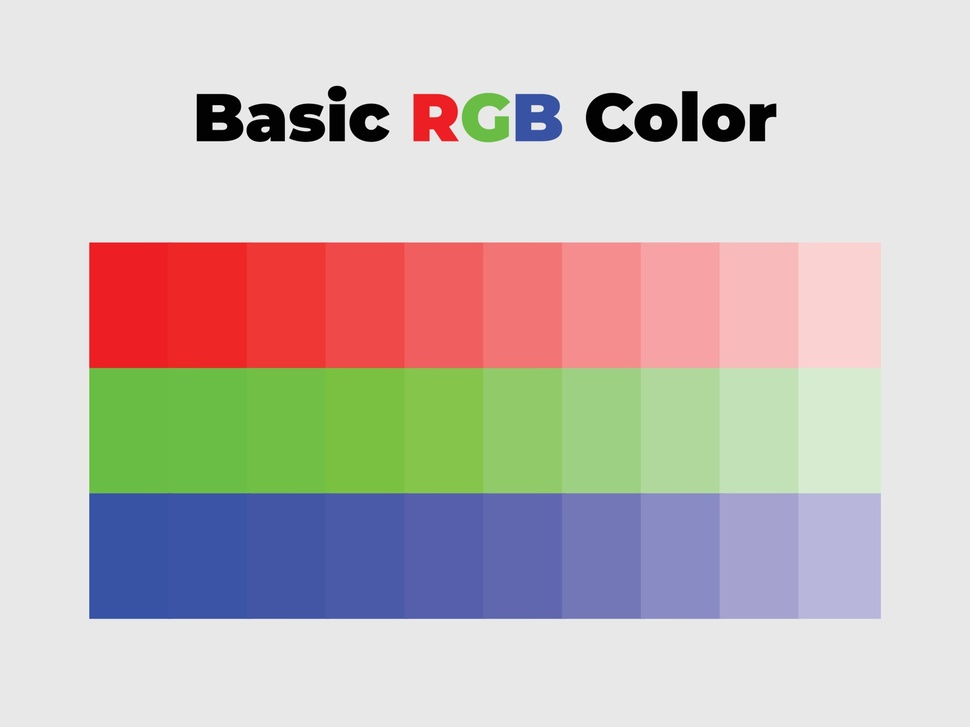
#> input picture code-example/example-images/basic-rgb-color.jpg, 970 x 727 px, shrunk from 1920 x 1440 before the run; its folder holds only this picture in this run
$ python binarized-image.py
#> lines starting #> are read from the running program, lines starting #| are printed output that depends on the picture; after the words box and inside, x2 and y2 are one past the last pixel; in counts of white or black regions, pixels touching at a corner belong together
import cv2

import os

import cv2


def img_to_gray(images_path):
    # '/Users/liuweijia/IdeaProjects/CV-BasicNote/code-example/example-images/qq-snooker.png'
    print("开始处理 images_path: ", images_path)
    # 根据文件全路径限定名获取文件名
    full_file_name = os.path.basename(images_path)
    # print(full_file_name)
    # 根据文件全路径限定名获取文件名和扩展名
    file_name, file_extension = os.path.splitext(full_file_name)

    # 读取灰度图像
    gray_image = cv2.imread(images_path, cv2.IMREAD_GRAYSCALE)

    # 二值化
    ret, binary_image = cv2.threshold(gray_image, 127, 255, cv2.THRESH_BINARY)

    # 将二值化图像保存到output文件夹中
    # 如果output文件夹不存在，则创建
    if not os.path.exists('output'):
        os.mkdir('output')
    cv2.imwrite('output/' + file_name + '-binary' + file_extension, binary_image)
    # 打印阈值
    print(ret)

    # # 在一个窗口中显示二值化后的图像
    # cv2.imshow('Binary Image', binary_image)
    # cv2.waitKey(0)
    # cv2.destroyAllWindows()


if __name__ == '__main__':
    # 获取当前工作目录
    current_path = os.getcwd()
    # print(current_path)
    # 获取上一层目录
    parent_path = os.path.dirname(current_path)
    # print(parent_path)
    # 获取上一层目录中的example-images目录
    example_images_path = os.path.join(parent_path, 'example-images')
    # print(example_images_path)
    # 获取其中所有文件
    files = os.listdir(example_images_path)
    # print(files)

    all_images_path = []
    # 遍历所有文件
    for file in files:
        # 获取文件的绝对路径
        file_path = os.path.join(example_images_path, file)
        print(file_path)
        # 将文件的绝对路径添加到列表中
        all_images_path.append(file_path)

    for image_path in all_images_path:
        img_to_gray(image_path)
#> in img_to_gray, `gray_image = cv2.imread(images_path, cv2.IMREAD_GRAYSCALE)`:
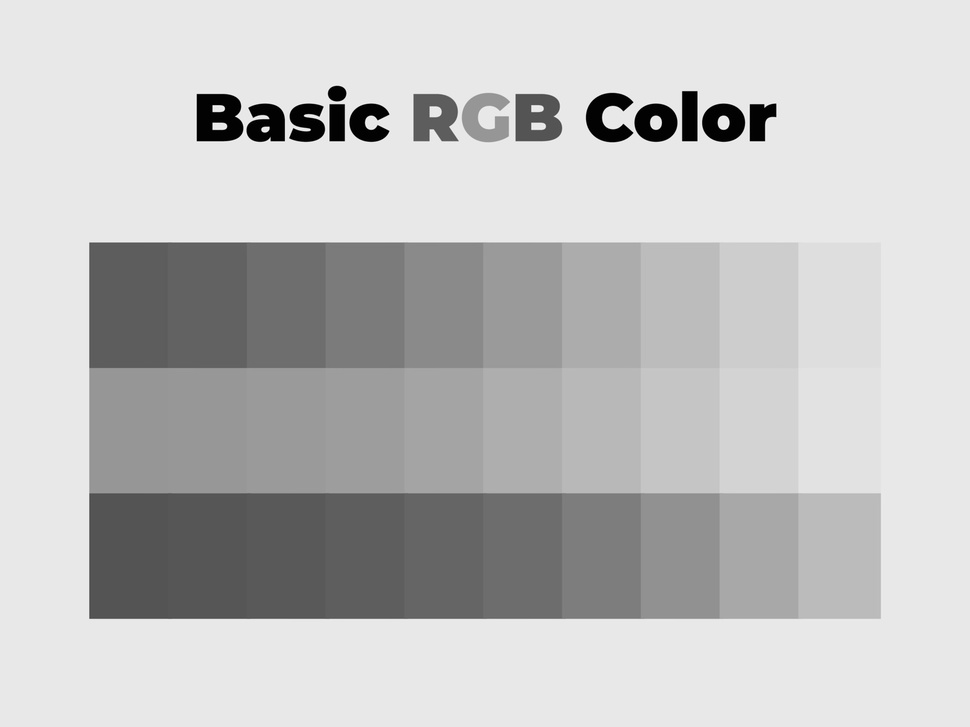
#> gray_image: shape (727, 970); min 0, max 255, mean 192.4
#> in img_to_gray, `ret, binary_image = cv2.threshold(gray_image, 127, 255, cv2.THRESH_BIN..`:
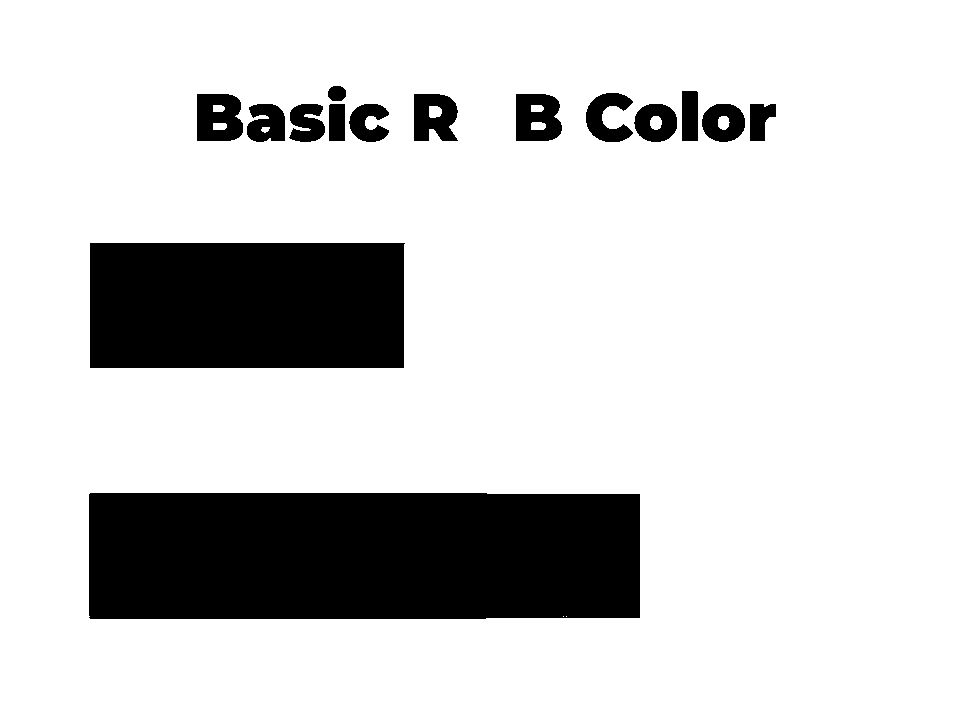
#> binary_image: shape (727, 970); 82.6% white; 15 black regions, largest, box (x1, y1, x2, y2) and area: (89, 493, 640, 619) 69114, (90, 243, 405, 368) 39251, (197, 94, 243, 141) 1832
